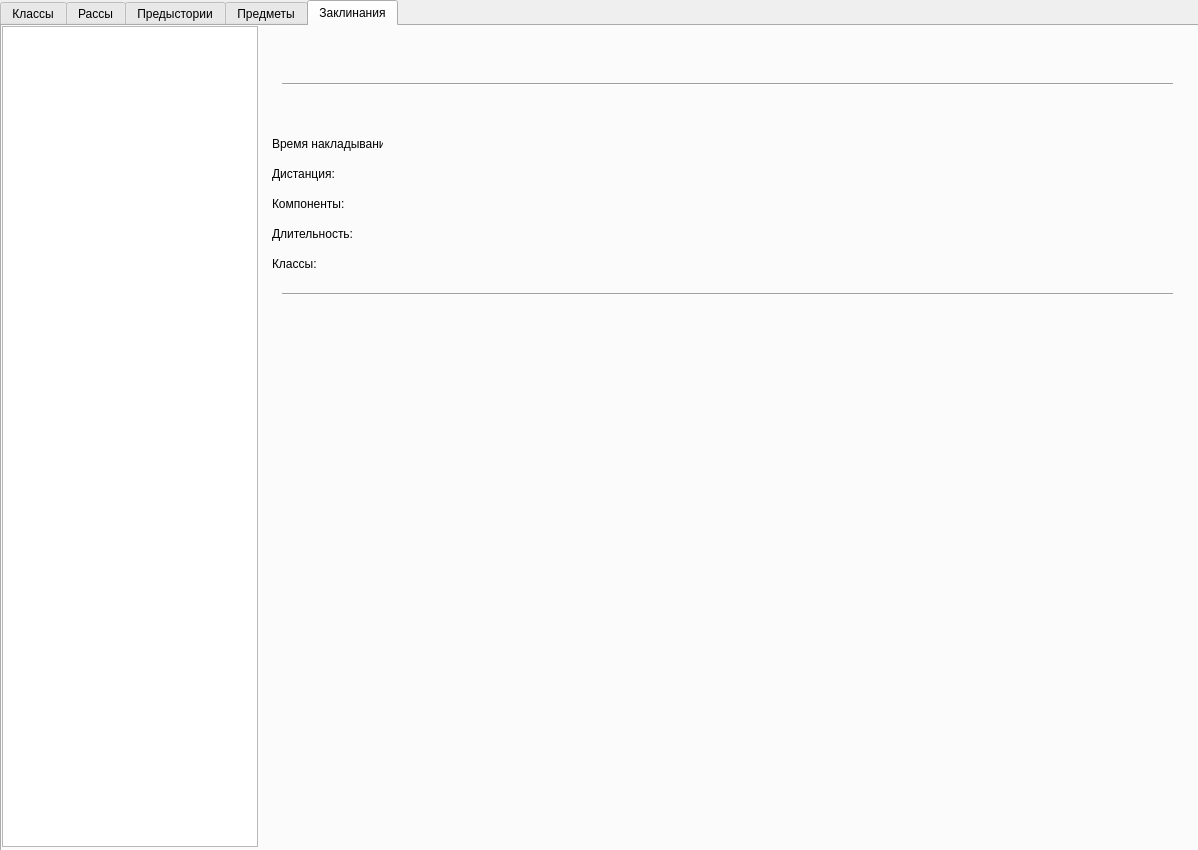
<?xml version="1.0" encoding="UTF-8"?>
<ui version="4.0">
 <class>Form</class>
 <widget class="QWidget" name="Form">
  <property name="geometry">
   <rect>
    <x>0</x>
    <y>0</y>
    <width>1198</width>
    <height>850</height>
   </rect>
  </property>
  <property name="windowTitle">
   <string>Form</string>
  </property>
  <widget class="QTabWidget" name="tabWidget">
   <property name="geometry">
    <rect>
     <x>0</x>
     <y>0</y>
     <width>1201</width>
     <height>861</height>
    </rect>
   </property>
   <property name="currentIndex">
    <number>4</number>
   </property>
   <widget class="QWidget" name="Classes">
    <attribute name="title">
     <string>Классы</string>
    </attribute>
    <widget class="QListWidget" name="CLASSES_LIST">
     <property name="geometry">
      <rect>
       <x>0</x>
       <y>0</y>
       <width>256</width>
       <height>821</height>
      </rect>
     </property>
    </widget>
    <widget class="QTabWidget" name="tabWidget_2">
     <property name="geometry">
      <rect>
       <x>260</x>
       <y>0</y>
       <width>941</width>
       <height>831</height>
      </rect>
     </property>
     <property name="currentIndex">
      <number>0</number>
     </property>
     <widget class="QWidget" name="tab">
      <attribute name="title">
       <string>Навыки</string>
      </attribute>
      <widget class="QLabel" name="label">
       <property name="geometry">
        <rect>
         <x>10</x>
         <y>10</y>
         <width>81</width>
         <height>16</height>
        </rect>
       </property>
       <property name="text">
        <string>Кость хитов:</string>
       </property>
      </widget>
      <widget class="QLabel" name="HITDICE">
       <property name="geometry">
        <rect>
         <x>90</x>
         <y>10</y>
         <width>781</width>
         <height>16</height>
        </rect>
       </property>
       <property name="text">
        <string/>
       </property>
      </widget>
      <widget class="QLabel" name="HP_ON_FIRST_LVL">
       <property name="geometry">
        <rect>
         <x>90</x>
         <y>30</y>
         <width>781</width>
         <height>16</height>
        </rect>
       </property>
       <property name="text">
        <string/>
       </property>
      </widget>
      <widget class="QLabel" name="label_2">
       <property name="geometry">
        <rect>
         <x>10</x>
         <y>30</y>
         <width>81</width>
         <height>16</height>
        </rect>
       </property>
       <property name="text">
        <string>Хиты на 1ур:</string>
       </property>
      </widget>
      <widget class="QLabel" name="HP_UPGRADE">
       <property name="geometry">
        <rect>
         <x>90</x>
         <y>50</y>
         <width>781</width>
         <height>16</height>
        </rect>
       </property>
       <property name="text">
        <string/>
       </property>
      </widget>
      <widget class="QLabel" name="label_3">
       <property name="geometry">
        <rect>
         <x>10</x>
         <y>50</y>
         <width>81</width>
         <height>16</height>
        </rect>
       </property>
       <property name="text">
        <string>Повышение хп:</string>
       </property>
      </widget>
      <widget class="QLabel" name="label_4">
       <property name="geometry">
        <rect>
         <x>10</x>
         <y>70</y>
         <width>81</width>
         <height>16</height>
        </rect>
       </property>
       <property name="text">
        <string>ВЛАДЕНИЕ</string>
       </property>
      </widget>
      <widget class="Line" name="line">
       <property name="geometry">
        <rect>
         <x>70</x>
         <y>70</y>
         <width>851</width>
         <height>21</height>
        </rect>
       </property>
       <property name="orientation">
        <enum>Qt::Horizontal</enum>
       </property>
      </widget>
      <widget class="QLabel" name="ARMOR">
       <property name="geometry">
        <rect>
         <x>90</x>
         <y>90</y>
         <width>781</width>
         <height>16</height>
        </rect>
       </property>
       <property name="text">
        <string/>
       </property>
      </widget>
      <widget class="QLabel" name="label_5">
       <property name="geometry">
        <rect>
         <x>10</x>
         <y>90</y>
         <width>81</width>
         <height>16</height>
        </rect>
       </property>
       <property name="text">
        <string>Доспехи:</string>
       </property>
      </widget>
      <widget class="QLabel" name="WEAPON">
       <property name="geometry">
        <rect>
         <x>90</x>
         <y>110</y>
         <width>781</width>
         <height>16</height>
        </rect>
       </property>
       <property name="text">
        <string/>
       </property>
      </widget>
      <widget class="QLabel" name="label_6">
       <property name="geometry">
        <rect>
         <x>10</x>
         <y>110</y>
         <width>81</width>
         <height>16</height>
        </rect>
       </property>
       <property name="text">
        <string>Оружие:</string>
       </property>
      </widget>
      <widget class="QLabel" name="TOOLS">
       <property name="geometry">
        <rect>
         <x>90</x>
         <y>130</y>
         <width>781</width>
         <height>16</height>
        </rect>
       </property>
       <property name="text">
        <string/>
       </property>
      </widget>
      <widget class="QLabel" name="label_7">
       <property name="geometry">
        <rect>
         <x>10</x>
         <y>130</y>
         <width>81</width>
         <height>16</height>
        </rect>
       </property>
       <property name="text">
        <string>Инструменты:</string>
       </property>
      </widget>
      <widget class="QLabel" name="SAVING_THROWS">
       <property name="geometry">
        <rect>
         <x>90</x>
         <y>150</y>
         <width>781</width>
         <height>16</height>
        </rect>
       </property>
       <property name="text">
        <string/>
       </property>
      </widget>
      <widget class="QLabel" name="label_8">
       <property name="geometry">
        <rect>
         <x>10</x>
         <y>150</y>
         <width>81</width>
         <height>16</height>
        </rect>
       </property>
       <property name="text">
        <string>Спасброски:</string>
       </property>
      </widget>
      <widget class="QLabel" name="SKILLS">
       <property name="geometry">
        <rect>
         <x>90</x>
         <y>170</y>
         <width>781</width>
         <height>31</height>
        </rect>
       </property>
       <property name="text">
        <string/>
       </property>
      </widget>
      <widget class="QLabel" name="label_9">
       <property name="geometry">
        <rect>
         <x>10</x>
         <y>170</y>
         <width>81</width>
         <height>16</height>
        </rect>
       </property>
       <property name="text">
        <string>Навыки:</string>
       </property>
      </widget>
      <widget class="QLabel" name="label_10">
       <property name="geometry">
        <rect>
         <x>10</x>
         <y>210</y>
         <width>81</width>
         <height>16</height>
        </rect>
       </property>
       <property name="text">
        <string>СНАРЯЖЕНИЕ</string>
       </property>
      </widget>
      <widget class="Line" name="line_2">
       <property name="geometry">
        <rect>
         <x>90</x>
         <y>210</y>
         <width>831</width>
         <height>21</height>
        </rect>
       </property>
       <property name="orientation">
        <enum>Qt::Horizontal</enum>
       </property>
      </widget>
      <widget class="QListView" name="INVENTORY_LIST">
       <property name="geometry">
        <rect>
         <x>20</x>
         <y>270</y>
         <width>891</width>
         <height>171</height>
        </rect>
       </property>
      </widget>
      <widget class="QLabel" name="label_11">
       <property name="geometry">
        <rect>
         <x>20</x>
         <y>240</y>
         <width>611</width>
         <height>21</height>
        </rect>
       </property>
       <property name="text">
        <string>Вы начинаете со следующим снаряжением в дополнение к снаряжению, полученному за вашу предысторию:</string>
       </property>
      </widget>
      <widget class="QLabel" name="ALTERNATIVE">
       <property name="geometry">
        <rect>
         <x>20</x>
         <y>460</y>
         <width>891</width>
         <height>61</height>
        </rect>
       </property>
       <property name="text">
        <string/>
       </property>
      </widget>
     </widget>
     <widget class="QWidget" name="tab_2">
      <attribute name="title">
       <string>Описание</string>
      </attribute>
      <widget class="QLabel" name="CLASS_DISCRIPTION">
       <property name="geometry">
        <rect>
         <x>0</x>
         <y>0</y>
         <width>931</width>
         <height>801</height>
        </rect>
       </property>
       <property name="text">
        <string/>
       </property>
      </widget>
     </widget>
     <widget class="QWidget" name="Spells">
      <attribute name="title">
       <string>Заклинания</string>
      </attribute>
      <widget class="QListView" name="SPELL_LIST">
       <property name="geometry">
        <rect>
         <x>10</x>
         <y>0</y>
         <width>901</width>
         <height>801</height>
        </rect>
       </property>
      </widget>
     </widget>
    </widget>
   </widget>
   <widget class="QWidget" name="Races">
    <attribute name="title">
     <string>Рассы</string>
    </attribute>
    <widget class="QListWidget" name="RACES_LIST">
     <property name="geometry">
      <rect>
       <x>0</x>
       <y>0</y>
       <width>256</width>
       <height>821</height>
      </rect>
     </property>
    </widget>
    <widget class="QTabWidget" name="tabWidget_3">
     <property name="geometry">
      <rect>
       <x>260</x>
       <y>0</y>
       <width>941</width>
       <height>831</height>
      </rect>
     </property>
     <property name="currentIndex">
      <number>0</number>
     </property>
     <widget class="QWidget" name="tab_3">
      <attribute name="title">
       <string>Навыки</string>
      </attribute>
      <widget class="QLabel" name="label_12">
       <property name="geometry">
        <rect>
         <x>10</x>
         <y>10</y>
         <width>81</width>
         <height>31</height>
        </rect>
       </property>
       <property name="text">
        <string>ОСОБЕННОСТИ</string>
       </property>
      </widget>
      <widget class="Line" name="line_3">
       <property name="geometry">
        <rect>
         <x>110</x>
         <y>20</y>
         <width>801</width>
         <height>20</height>
        </rect>
       </property>
       <property name="orientation">
        <enum>Qt::Horizontal</enum>
       </property>
      </widget>
      <widget class="QLabel" name="label_37">
       <property name="geometry">
        <rect>
         <x>10</x>
         <y>40</y>
         <width>171</width>
         <height>21</height>
        </rect>
       </property>
       <property name="text">
        <string>Повышение характеристик:</string>
       </property>
      </widget>
      <widget class="QLabel" name="ATTRIBUTE_UP">
       <property name="geometry">
        <rect>
         <x>190</x>
         <y>40</y>
         <width>681</width>
         <height>20</height>
        </rect>
       </property>
       <property name="text">
        <string/>
       </property>
      </widget>
      <widget class="QLabel" name="SIZE">
       <property name="geometry">
        <rect>
         <x>190</x>
         <y>70</y>
         <width>681</width>
         <height>20</height>
        </rect>
       </property>
       <property name="text">
        <string/>
       </property>
      </widget>
      <widget class="QLabel" name="label_38">
       <property name="geometry">
        <rect>
         <x>10</x>
         <y>70</y>
         <width>171</width>
         <height>21</height>
        </rect>
       </property>
       <property name="text">
        <string>Размер</string>
       </property>
      </widget>
      <widget class="QLabel" name="SPEED">
       <property name="geometry">
        <rect>
         <x>190</x>
         <y>100</y>
         <width>681</width>
         <height>20</height>
        </rect>
       </property>
       <property name="text">
        <string/>
       </property>
      </widget>
      <widget class="QLabel" name="label_39">
       <property name="geometry">
        <rect>
         <x>10</x>
         <y>100</y>
         <width>171</width>
         <height>21</height>
        </rect>
       </property>
       <property name="text">
        <string>Скорость</string>
       </property>
      </widget>
      <widget class="QLabel" name="IDEOLOGY">
       <property name="geometry">
        <rect>
         <x>190</x>
         <y>130</y>
         <width>681</width>
         <height>20</height>
        </rect>
       </property>
       <property name="text">
        <string/>
       </property>
      </widget>
      <widget class="QLabel" name="label_40">
       <property name="geometry">
        <rect>
         <x>10</x>
         <y>130</y>
         <width>171</width>
         <height>21</height>
        </rect>
       </property>
       <property name="text">
        <string>Мировзрение</string>
       </property>
      </widget>
      <widget class="QLabel" name="AGE">
       <property name="geometry">
        <rect>
         <x>190</x>
         <y>160</y>
         <width>681</width>
         <height>20</height>
        </rect>
       </property>
       <property name="text">
        <string/>
       </property>
      </widget>
      <widget class="QLabel" name="label_41">
       <property name="geometry">
        <rect>
         <x>10</x>
         <y>160</y>
         <width>171</width>
         <height>21</height>
        </rect>
       </property>
       <property name="text">
        <string>Возраст</string>
       </property>
      </widget>
      <widget class="Line" name="line_11">
       <property name="geometry">
        <rect>
         <x>90</x>
         <y>200</y>
         <width>821</width>
         <height>16</height>
        </rect>
       </property>
       <property name="orientation">
        <enum>Qt::Horizontal</enum>
       </property>
      </widget>
      <widget class="QLabel" name="label_48">
       <property name="geometry">
        <rect>
         <x>10</x>
         <y>190</y>
         <width>71</width>
         <height>31</height>
        </rect>
       </property>
       <property name="text">
        <string>УМЕНИЯ</string>
       </property>
      </widget>
      <widget class="QListView" name="RACE_SKILLS">
       <property name="geometry">
        <rect>
         <x>10</x>
         <y>220</y>
         <width>911</width>
         <height>571</height>
        </rect>
       </property>
      </widget>
     </widget>
     <widget class="QWidget" name="tab_4">
      <attribute name="title">
       <string>Описание</string>
      </attribute>
      <widget class="QLabel" name="RACE_DISCRIPTION">
       <property name="geometry">
        <rect>
         <x>0</x>
         <y>0</y>
         <width>941</width>
         <height>811</height>
        </rect>
       </property>
       <property name="text">
        <string/>
       </property>
      </widget>
     </widget>
    </widget>
   </widget>
   <widget class="QWidget" name="Background">
    <attribute name="title">
     <string>Предыстории</string>
    </attribute>
    <widget class="QListWidget" name="BACKGROUND_LIST">
     <property name="geometry">
      <rect>
       <x>0</x>
       <y>0</y>
       <width>256</width>
       <height>821</height>
      </rect>
     </property>
    </widget>
    <widget class="Line" name="line_18">
     <property name="geometry">
      <rect>
       <x>370</x>
       <y>9</y>
       <width>801</width>
       <height>31</height>
      </rect>
     </property>
     <property name="orientation">
      <enum>Qt::Horizontal</enum>
     </property>
    </widget>
    <widget class="QLabel" name="label_74">
     <property name="geometry">
      <rect>
       <x>270</x>
       <y>10</y>
       <width>81</width>
       <height>31</height>
      </rect>
     </property>
     <property name="text">
      <string>ОСОБЕННОСТИ</string>
     </property>
    </widget>
    <widget class="QLabel" name="BACKGROUND_ATTRIBUTES">
     <property name="geometry">
      <rect>
       <x>390</x>
       <y>40</y>
       <width>741</width>
       <height>20</height>
      </rect>
     </property>
     <property name="text">
      <string/>
     </property>
    </widget>
    <widget class="QLabel" name="label_75">
     <property name="geometry">
      <rect>
       <x>270</x>
       <y>40</y>
       <width>111</width>
       <height>16</height>
      </rect>
     </property>
     <property name="text">
      <string>Владение навыками:</string>
     </property>
    </widget>
    <widget class="QLabel" name="BACKGROUND_LANGUAGES">
     <property name="geometry">
      <rect>
       <x>350</x>
       <y>70</y>
       <width>781</width>
       <height>16</height>
      </rect>
     </property>
     <property name="text">
      <string/>
     </property>
    </widget>
    <widget class="QLabel" name="label_76">
     <property name="geometry">
      <rect>
       <x>270</x>
       <y>70</y>
       <width>81</width>
       <height>16</height>
      </rect>
     </property>
     <property name="text">
      <string>Языки:</string>
     </property>
    </widget>
    <widget class="QLabel" name="BACKGROUND_EQUPMENT">
     <property name="geometry">
      <rect>
       <x>350</x>
       <y>100</y>
       <width>781</width>
       <height>16</height>
      </rect>
     </property>
     <property name="text">
      <string/>
     </property>
    </widget>
    <widget class="QLabel" name="label_77">
     <property name="geometry">
      <rect>
       <x>270</x>
       <y>100</y>
       <width>81</width>
       <height>16</height>
      </rect>
     </property>
     <property name="text">
      <string>Снаряжение:</string>
     </property>
    </widget>
    <widget class="QLabel" name="BACKGROUND_TOOLS">
     <property name="geometry">
      <rect>
       <x>350</x>
       <y>130</y>
       <width>781</width>
       <height>16</height>
      </rect>
     </property>
     <property name="text">
      <string/>
     </property>
    </widget>
    <widget class="QLabel" name="label_78">
     <property name="geometry">
      <rect>
       <x>270</x>
       <y>130</y>
       <width>81</width>
       <height>16</height>
      </rect>
     </property>
     <property name="text">
      <string>Инструменты:</string>
     </property>
    </widget>
    <widget class="QLabel" name="label_102">
     <property name="geometry">
      <rect>
       <x>270</x>
       <y>161</y>
       <width>81</width>
       <height>31</height>
      </rect>
     </property>
     <property name="text">
      <string>УМЕНИЕ</string>
     </property>
    </widget>
    <widget class="Line" name="line_24">
     <property name="geometry">
      <rect>
       <x>370</x>
       <y>160</y>
       <width>801</width>
       <height>31</height>
      </rect>
     </property>
     <property name="orientation">
      <enum>Qt::Horizontal</enum>
     </property>
    </widget>
    <widget class="QLabel" name="BACKGROUND_SKILL">
     <property name="geometry">
      <rect>
       <x>270</x>
       <y>190</y>
       <width>911</width>
       <height>151</height>
      </rect>
     </property>
     <property name="text">
      <string/>
     </property>
    </widget>
   </widget>
   <widget class="QWidget" name="Items">
    <attribute name="title">
     <string>Предметы</string>
    </attribute>
    <widget class="QListWidget" name="ITEM_LIST">
     <property name="geometry">
      <rect>
       <x>0</x>
       <y>0</y>
       <width>256</width>
       <height>821</height>
      </rect>
     </property>
    </widget>
    <widget class="QLabel" name="CATEGORIES">
     <property name="geometry">
      <rect>
       <x>390</x>
       <y>10</y>
       <width>741</width>
       <height>20</height>
      </rect>
     </property>
     <property name="text">
      <string/>
     </property>
    </widget>
    <widget class="QLabel" name="label_319">
     <property name="geometry">
      <rect>
       <x>270</x>
       <y>10</y>
       <width>111</width>
       <height>16</height>
      </rect>
     </property>
     <property name="text">
      <string>Категории:</string>
     </property>
    </widget>
    <widget class="QLabel" name="MASS">
     <property name="geometry">
      <rect>
       <x>390</x>
       <y>40</y>
       <width>741</width>
       <height>20</height>
      </rect>
     </property>
     <property name="text">
      <string/>
     </property>
    </widget>
    <widget class="QLabel" name="label_320">
     <property name="geometry">
      <rect>
       <x>270</x>
       <y>40</y>
       <width>111</width>
       <height>16</height>
      </rect>
     </property>
     <property name="text">
      <string>Вес:</string>
     </property>
    </widget>
    <widget class="QLabel" name="label_321">
     <property name="geometry">
      <rect>
       <x>270</x>
       <y>70</y>
       <width>111</width>
       <height>16</height>
      </rect>
     </property>
     <property name="text">
      <string>Стоимость</string>
     </property>
    </widget>
    <widget class="QLabel" name="PRICE">
     <property name="geometry">
      <rect>
       <x>390</x>
       <y>70</y>
       <width>741</width>
       <height>20</height>
      </rect>
     </property>
     <property name="text">
      <string/>
     </property>
    </widget>
    <widget class="QLabel" name="BACKGROUND_ATTRIBUTES_14">
     <property name="geometry">
      <rect>
       <x>390</x>
       <y>100</y>
       <width>741</width>
       <height>20</height>
      </rect>
     </property>
     <property name="text">
      <string/>
     </property>
    </widget>
    <widget class="QLabel" name="label_377">
     <property name="geometry">
      <rect>
       <x>270</x>
       <y>101</y>
       <width>81</width>
       <height>31</height>
      </rect>
     </property>
     <property name="text">
      <string>ОСОБЕННОСТИ</string>
     </property>
    </widget>
    <widget class="Line" name="line_91">
     <property name="geometry">
      <rect>
       <x>370</x>
       <y>100</y>
       <width>801</width>
       <height>31</height>
      </rect>
     </property>
     <property name="orientation">
      <enum>Qt::Horizontal</enum>
     </property>
    </widget>
    <widget class="QListView" name="PECULIARITIES">
     <property name="geometry">
      <rect>
       <x>270</x>
       <y>130</y>
       <width>911</width>
       <height>171</height>
      </rect>
     </property>
    </widget>
   </widget>
   <widget class="QWidget" name="Spells">
    <attribute name="title">
     <string>Заклинания</string>
    </attribute>
    <widget class="QListWidget" name="SPELLS_LIST">
     <property name="geometry">
      <rect>
       <x>0</x>
       <y>0</y>
       <width>256</width>
       <height>821</height>
      </rect>
     </property>
    </widget>
    <widget class="QLabel" name="SPELL_NAME">
     <property name="geometry">
      <rect>
       <x>280</x>
       <y>10</y>
       <width>891</width>
       <height>31</height>
      </rect>
     </property>
     <property name="text">
      <string/>
     </property>
    </widget>
    <widget class="Line" name="line_92">
     <property name="geometry">
      <rect>
       <x>280</x>
       <y>50</y>
       <width>891</width>
       <height>16</height>
      </rect>
     </property>
     <property name="orientation">
      <enum>Qt::Horizontal</enum>
     </property>
    </widget>
    <widget class="QLabel" name="SPELL_TAGS">
     <property name="geometry">
      <rect>
       <x>280</x>
       <y>70</y>
       <width>891</width>
       <height>21</height>
      </rect>
     </property>
     <property name="text">
      <string/>
     </property>
    </widget>
    <widget class="QLabel" name="CAST_TIME">
     <property name="geometry">
      <rect>
       <x>390</x>
       <y>110</y>
       <width>741</width>
       <height>20</height>
      </rect>
     </property>
     <property name="text">
      <string/>
     </property>
    </widget>
    <widget class="QLabel" name="label_490">
     <property name="geometry">
      <rect>
       <x>270</x>
       <y>110</y>
       <width>111</width>
       <height>16</height>
      </rect>
     </property>
     <property name="text">
      <string>Время накладывания:</string>
     </property>
    </widget>
    <widget class="QLabel" name="label_491">
     <property name="geometry">
      <rect>
       <x>270</x>
       <y>140</y>
       <width>111</width>
       <height>16</height>
      </rect>
     </property>
     <property name="text">
      <string>Дистанция:</string>
     </property>
    </widget>
    <widget class="QLabel" name="CAST_DISTANSE">
     <property name="geometry">
      <rect>
       <x>390</x>
       <y>140</y>
       <width>741</width>
       <height>20</height>
      </rect>
     </property>
     <property name="text">
      <string/>
     </property>
    </widget>
    <widget class="QLabel" name="label_492">
     <property name="geometry">
      <rect>
       <x>270</x>
       <y>170</y>
       <width>111</width>
       <height>16</height>
      </rect>
     </property>
     <property name="text">
      <string>Компоненты:</string>
     </property>
    </widget>
    <widget class="QLabel" name="CAST_COMPONENTS">
     <property name="geometry">
      <rect>
       <x>390</x>
       <y>170</y>
       <width>741</width>
       <height>20</height>
      </rect>
     </property>
     <property name="text">
      <string/>
     </property>
    </widget>
    <widget class="QLabel" name="label_493">
     <property name="geometry">
      <rect>
       <x>270</x>
       <y>200</y>
       <width>111</width>
       <height>16</height>
      </rect>
     </property>
     <property name="text">
      <string>Длительность:</string>
     </property>
    </widget>
    <widget class="QLabel" name="SPELL_DURATION">
     <property name="geometry">
      <rect>
       <x>390</x>
       <y>200</y>
       <width>741</width>
       <height>20</height>
      </rect>
     </property>
     <property name="text">
      <string/>
     </property>
    </widget>
    <widget class="QLabel" name="label_494">
     <property name="geometry">
      <rect>
       <x>270</x>
       <y>230</y>
       <width>111</width>
       <height>16</height>
      </rect>
     </property>
     <property name="text">
      <string>Классы:</string>
     </property>
    </widget>
    <widget class="QLabel" name="SPELL_CLASSES">
     <property name="geometry">
      <rect>
       <x>390</x>
       <y>230</y>
       <width>741</width>
       <height>20</height>
      </rect>
     </property>
     <property name="text">
      <string/>
     </property>
    </widget>
    <widget class="Line" name="line_125">
     <property name="geometry">
      <rect>
       <x>280</x>
       <y>260</y>
       <width>891</width>
       <height>16</height>
      </rect>
     </property>
     <property name="orientation">
      <enum>Qt::Horizontal</enum>
     </property>
    </widget>
    <widget class="QLabel" name="SPELL_DISCRIPTION">
     <property name="geometry">
      <rect>
       <x>270</x>
       <y>280</y>
       <width>901</width>
       <height>131</height>
      </rect>
     </property>
     <property name="text">
      <string/>
     </property>
    </widget>
   </widget>
  </widget>
 </widget>
 <resources/>
 <connections/>
</ui>
